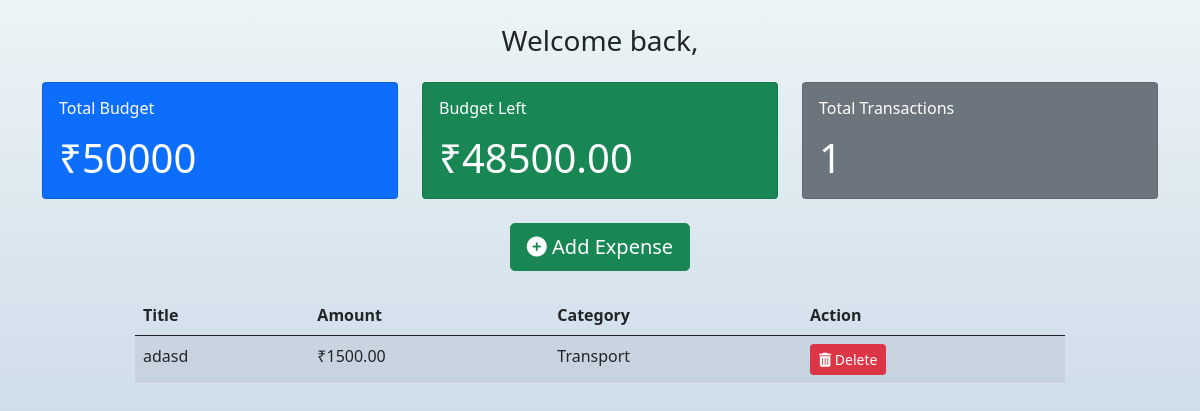
/aman-bind, run on the app's committed database.
### budget/models.py (models this page shows, shortened)
class Project(models.Model):
    name = models.CharField(max_length=100)
    slug = models.SlugField(max_length=100,unique=True,blank=True)
    budget = models.IntegerField()
    def budget_left(self):
        expense_list = Expense.objects.filter(project= self)
        total_expense_amount =0
        for expense in expense_list:
            total_expense_amount += expense.amount
        return self.budget- total_expense_amount
    def total_transactions(self):
        expense_list = Expense.objects.filter(project= self)
        return len(expense_list)

class Expense(models.Model):
    project = models.ForeignKey(Project, on_delete=models.CASCADE, related_name='expenses')
    title = models.CharField(max_length=100)
    amount = models.DecimalField( max_digits=8, decimal_places=2)
    category = models.ForeignKey(Category, on_delete=models.CASCADE)
    class Meta:
        ordering = ('-amount',)

class Category(models.Model):
    project = models.ForeignKey(Project, on_delete=models.CASCADE)
    name = models.CharField(max_length=100)

### budget/views.py (the view, shortened to what this page needs)
# urls.py: path('<slug:project_slug>',views.project_detail,name='detail'),
def project_detail(request, project_slug):
    project = get_object_or_404(Project,slug=project_slug)
    if request.method == 'GET':
        category_list = Category.objects.filter(project=project)
        return render(request,'budget/project-detail.html',{'project':project, 'expense_list': project.expenses.all(), 'category_list':category_list})
    elif request.method == 'DELETE':
        id = json.loads(request.body)['id']
        expense = get_object_or_404(Expense,id =id)
        expense.delete()
        return HttpResponse('')
    return HttpResponseRedirect(project_slug)

### budget/templates/budget/project-detail.html (shortened to what this page needs)
{% extends 'budget/base.html' %}
{% load static %}
{% block content %}
<br>
<h3 class="text-center font-weight-bold mb-4">Welcome back, {{ user.username }}</h3>
<div class="container">
    <div class="row mb-4">
        <div class="col-md-4">
            <div class="card bg-primary text-white">
                <div class="card-body">
                    <h6 class="card-title font-weight-bold mb-3">Total Budget</h6>
                    <h1 class="card-text font-weight-bold mb-0">₹{{ project.budget }}</h1>
                </div>
            </div>
        </div>
        <div class="col-md-4">
            <div class="card bg-success text-white">
                <div class="card-body">
                    <h6 class="card-title font-weight-bold mb-3">Budget Left</h6>
                    {% if project.budget_left > 0 %}
                    <h1 class="card-text font-weight-bold mb-0">₹{{ project.budget_left }}</h1>
                    {% elif project.budget_left == 0 %}
                    <h1 class="card-text font-weight-bold mb-0">₹{{ project.budget_left }}</h1>
                    {% else %}
                    <h1 class="card-text font-weight-bold mb-0">₹{{ project.budget_left }}</h1>
                    {% endif %}
                </div>
            </div>
        </div>
        <div class="col-md-4">
            <div class="card bg-secondary text-white">
                <div class="card-body">
                    <h6 class="card-title font-weight-bold mb-3">Total Transactions</h6>
                    <h1 class="card-text font-weight-bold mb-0">{{ project.total_transactions }}</h1>
                </div>
            </div>
        </div>
    </div>
    <center>
    <div class="row mb-4">
        <div class="col-md-12">
            <button class="btn btn-success btn-lg float-right modal-trigger" href="#expenseModal" data-toggle="modal" data-target="#expenseModal">
                <i class="fas fa-plus-circle mr-2"></i>
                Add Expense
            </button>
        </div>
    </div>
    </center>
<center>
    <div class="column">
        <div class="col-md-10">
            <table class="table table-striped table-hover">
                <thead>
                    <tr>
                        <th>Title</th>
                        <th>Amount</th>
                        <th>Category</th>
                        <th>Action</th>
                    </tr>
                </thead>
                <tbody>
                    {% for expense in expense_list %}
                    <tr id="{{ expense.id }}">
                        <td>{{ expense.title }}</td>
                        <td>₹{{ expense.amount }}</td>
                        <td>{{ expense.category.name }}</td>
                        <td>
                            <button class="btn btn-sm btn-danger" onclick="deleteExpense(this)" data-id="{{ expense.id }}">
                                <i class="fas fa-trash-alt"></i>
                                Delete
                            </button>
                        </td>
                    </tr>
                    {% endfor %}
                </tbody>
            </table>
        </div>
    </div>
</div>
{% endblock content %}

### budget/templates/budget/base.html (style rules this page uses)
body { background: linear-gradient(180deg, #ebf4f5, #b5c6e0); background-size: 100% 100%; background-repeat: no-repeat; background-attachment: fixed; background-position: center; background-size: cover; }

### data on the page
Project: budget "50000", budget_left "48500.00", total_transactions "1"
Expense: title "adasd", amount "1500.00", category.name "Transport"
